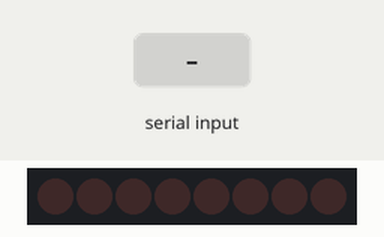
Bench run of a sketch on a simulated Arduino Uno, built with avr-gcc and run on an emulated ATmega328P. On the bench: 8 shift-register outputs drawn as a row of LEDs (first output left, lit = HIGH). Wiring (inferred from the names in the program): shift register (74HC595): data pin 11; shift clock pin 12; latch pin 8. Wiring (inferred from the signals the program sends): row of LEDs: on Q0, Q1, Q2, Q3, Q4, Q5, Q6, Q7. The test bench sets the inputs (shaded band).

Above: at 1.2 s.
1.3 s: byte 30 received over Serial
At 2.2 s:
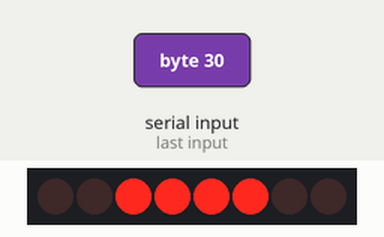
2.8 s: byte 90 received over Serial
At 3.3 s:
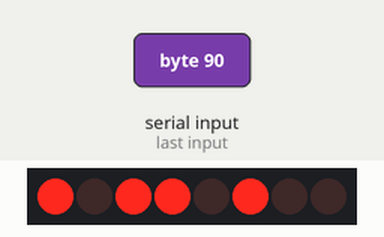
4.3 s: byte 120 received over Serial
At 5.7 s:
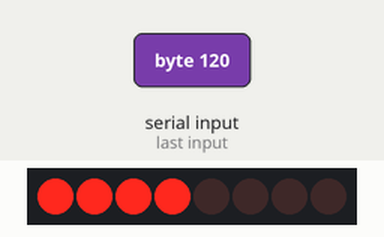
Timing chart, 0 to 7.3 s (numbered marks = the images above; inputs shaded):
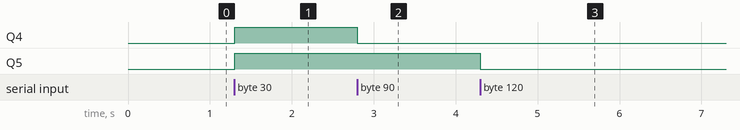

Measured:
- after the input at 1.3 s, Q4, Q5: LOW → HIGH at once
- after the input at 2.8 s, Q4: HIGH → LOW at once
- after the input at 4.3 s, Q5: HIGH → LOW at once

The sketch:

arduino.ino
```cpp
//Pin connectado al latch pin (ST_CP) de 74HC595
const int latchPin = 8;
//Pin connectado al clock pin (SH_CP) de 74HC595
const int clockPin = 12;
//Pin connectado al Data in (DS) de 74HC595
const int dataPin = 11;

//Datos tipo byte para cara digito de la hora
byte h1,h2,m1,m2,s1,s2;

void setup() {
  //set pins to output because they are addressed in the main loop
  pinMode(latchPin, OUTPUT);
  pinMode(dataPin, OUTPUT);
  pinMode(clockPin, OUTPUT);
  Serial.begin(9600);
}


void loop() {
  int hora,minuto,segundo;
  hora=15;
  minuto=20;
  segundo=37;

  intAbyte(hora, 0);
  intAbyte(minuto, 1);
  //intAbyte(segundo, 2);
  if (Serial.available() > 0) {
    int val=Serial.read();
    //intAbyte(val,2);
    s2=byte(val);
    s2 = s2 << 1;    //Shift de un bit por error de integrado
    registerWrite(s2, HIGH);
  }

}
//ESTA FUNCION QUIZAS NO HAGA FALTA CUANDO PASEMOS EL BYTE DESDE LINUX
void intAbyte(int ent, int tipo){  //tipo: 0=hora 1=minuto 2=segundo
  int dec,uni, *ptr;
  uni=ent % 10;  //Toma la unidad
  dec=( ent-(ent%10) )/10; //Toma la decena
  switch(tipo){
  case 0:
      h1=byte(dec);
      h2=byte(uni);
  break;
  case 1:
      m1=byte(dec);
      m2=byte(uni);
  break;
  case 2:
      s1=byte(dec);
      s2=byte(uni);
  break;
  default:
  break;
  };

}


void registerWrite(byte dato, int estado) {

	digitalWrite(latchPin, LOW);

	// turn on the next highest bit in bitsToSend:
	//bitWrite(bitsToSend, bitToSet, estado); //Coloca un 1 en el bit de posicion bitToSet

	// shift the bits out:
	//shiftOut(dataPin, clockPin, MSBFIRST, bitsToSend);
  shiftOut(dataPin, clockPin, LSBFIRST, dato);
	// turn on the output so the LEDs can light up:
	digitalWrite(latchPin, HIGH);

}
```
